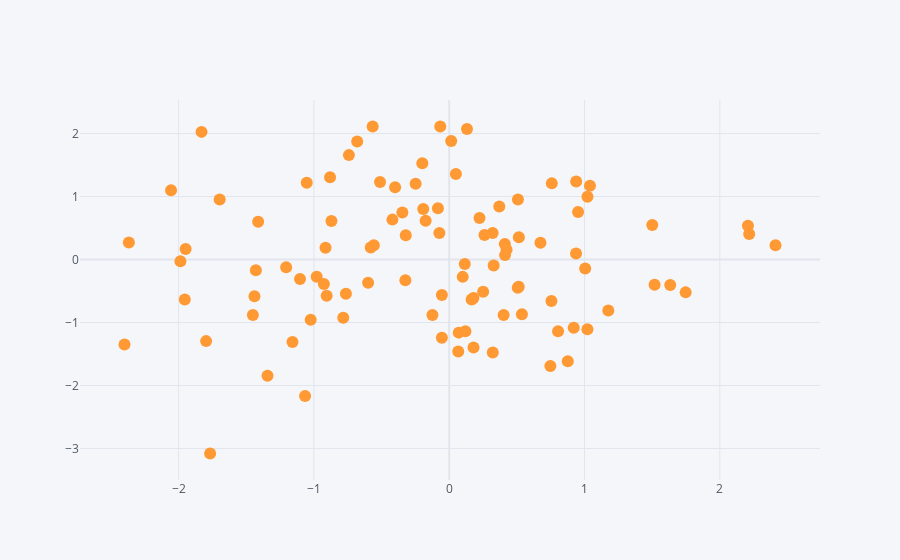

Notebook code cell kept with this figure:
### Markdown cell above
### Scatter plot

### Code cell
df.iplot(kind='scatter', x='A', y='B', mode='markers')
